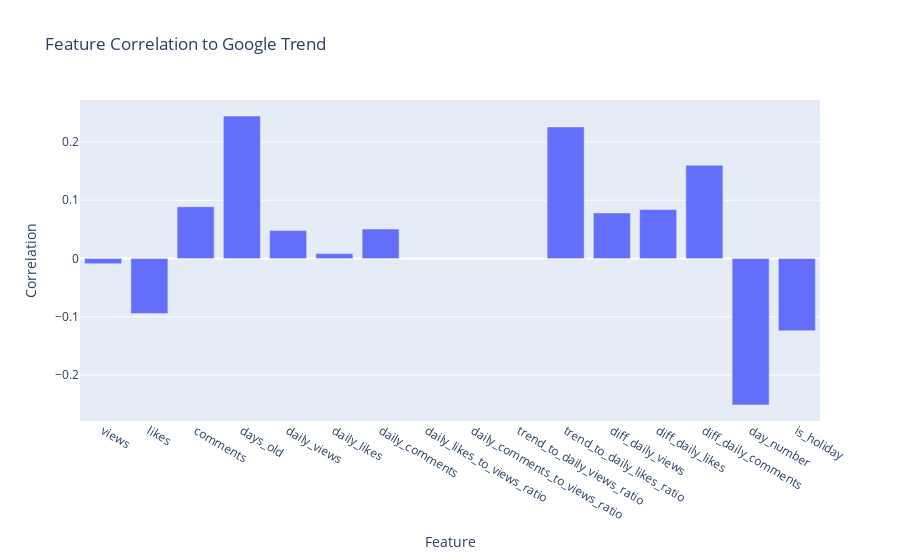

Notebook source saved alongside this figure:
### Markdown cell above
#### Correlations
Data correlations are also explored in order to find relevant features for inclusion during predictive modelling - although usually a useful tool, due to the nature of this domain and scope of the modelling (with every news item varying in total "news relevancy" length), a generated correlation matrix is more useful as a datapoint, to determine if the output prediction model will be useful/accurate or not, rather than strictly as a tool for feature selection.

The primary information for this use is to determine lineatiy with the target variable "trend" - some correlation is good, but ultra-high collinearity (or having all collinearities be very close to 0) indicates the model will be substandard.

### Code cell
analyser = RunAnalysis()
corr_matrix_norm = analyser.get_corr_matrix(data_normalised)

fig = px.bar(corr_matrix_norm, x='Feature', y='Correlation', title='Feature Correlation to Google Trend')
fig.show()

### Figure 1 — Plotly figure (JSON) as saved in the notebook; plotly's stock layout.template omitted (floating-point values rounded to 4 significant figures)
{"data": [{"alignmentgroup": "True", "hovertemplate": "Feature=%{x}<br>Correlation=%{y}<extra></extra>", "legendgroup": "", "marker": {"color": "#636efa", "pattern": {"shape": ""}}, "name": "", "offsetgroup": "", "orientation": "v", "showlegend": false, "textposition": "auto", "type": "bar", "x": ["views", "likes", "comments", "days_old", "daily_views", "daily_likes", "daily_comments", "daily_likes_to_views_ratio", "daily_comments_to_views_ratio", "trend_to_daily_views_ratio", "trend_to_daily_likes_ratio", "diff_daily_views", "diff_daily_likes", "diff_daily_comments", "day_number", "is_holiday"], "xaxis": "x", "y": [-0.00878, -0.09441, 0.08886, 0.2444, 0.04795, 0.008465, 0.05056, null, null, null, 0.2257, 0.07823, 0.0841, 0.1599, -0.2511, -0.1238], "yaxis": "y"}], "layout": {"barmode": "relative", "legend": {"tracegroupgap": 0}, "title": {"text": "Feature Correlation to Google Trend"}, "xaxis": {"anchor": "y", "domain": [0, 1], "title": {"text": "Feature"}}, "yaxis": {"anchor": "x", "domain": [0, 1], "title": {"text": "Correlation"}}}}
